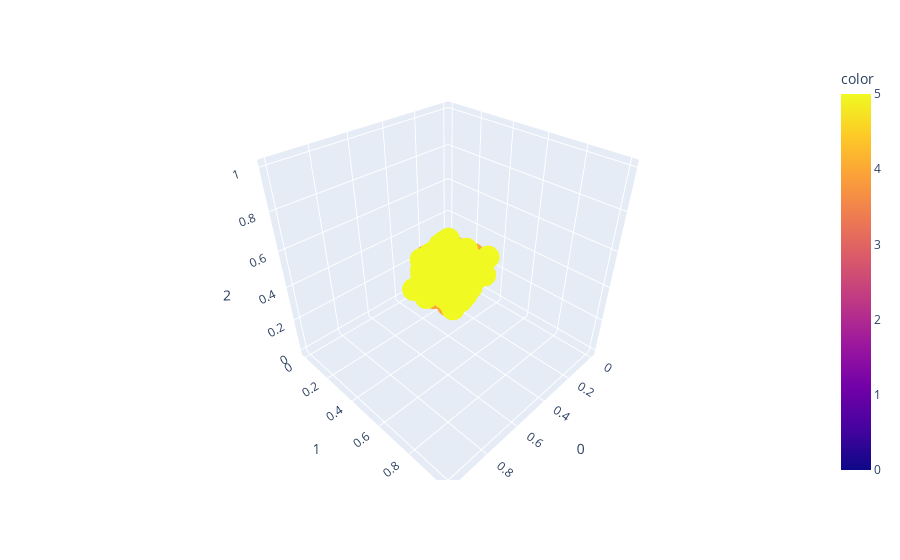

Notebook cell for this chart:
### Code cell
fig = px.scatter_3d(res_df, x=0, y=1, z=2, color=labels.reshape(1500,))
fig.show()

### Figure 1 — Plotly figure (JSON) as saved in the notebook; plotly's stock layout.template omitted (floating-point values rounded to 4 significant figures; data arrays with more than 128 entries replaced by an {"elided": "..."} marker saying what was removed)
{"data": [{"hovertemplate": "0=%{x}<br>1=%{y}<br>2=%{z}<br>color=%{marker.color}<extra></extra>", "legendgroup": "", "marker": {"color": {"elided": "1500 int values"}, "coloraxis": "coloraxis", "symbol": "circle"}, "mode": "markers", "name": "", "scene": "scene", "showlegend": false, "type": "scatter3d", "x": {"elided": "1500 float values"}, "y": {"elided": "1500 float values"}, "z": {"elided": "1500 float values"}}], "layout": {"coloraxis": {"colorbar": {"title": {"text": "color"}}, "colorscale": [[0, "#0d0887"], [0.1111, "#46039f"], [0.2222, "#7201a8"], [0.3333, "#9c179e"], [0.4444, "#bd3786"], [0.5556, "#d8576b"], [0.6667, "#ed7953"], [0.7778, "#fb9f3a"], [0.8889, "#fdca26"], [1, "#f0f921"]]}, "legend": {"tracegroupgap": 0}, "margin": {"t": 60}, "scene": {"domain": {"x": [0, 1], "y": [0, 1]}, "xaxis": {"title": {"text": "0"}}, "yaxis": {"title": {"text": "1"}}, "zaxis": {"title": {"text": "2"}}}}}
